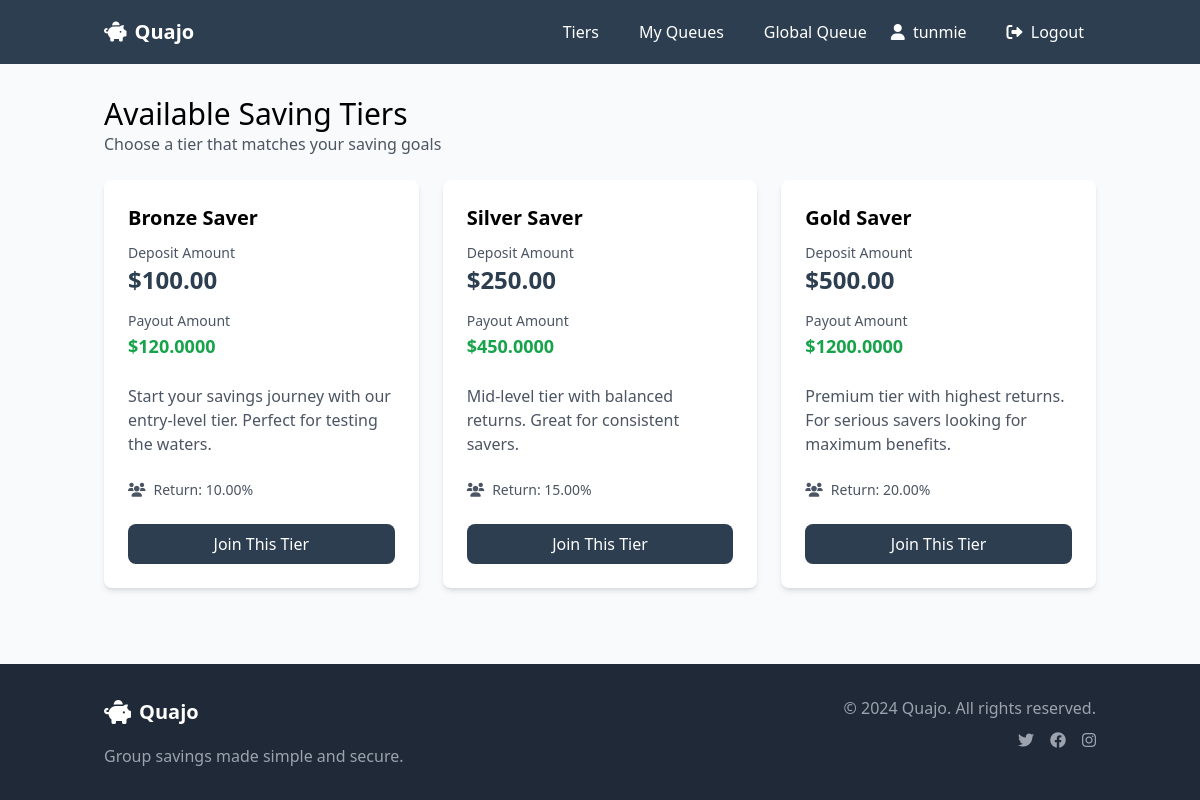
The page /savings/tiers/ (signed in) on the database its author committed.
### savings/models.py (models this page shows, shortened)
class Tier(models.Model):
    name = models.CharField(max_length=100)
    description = models.TextField()
    deposit_amount = models.DecimalField(max_digits=10, decimal_places=2)
    payout_amount = models.DecimalField(max_digits=10, decimal_places=2)
    payout_percentage = models.DecimalField(max_digits=5, decimal_places=2)
    created_at = models.DateTimeField(auto_now_add=True)
    updated_at = models.DateTimeField(auto_now=True)
    @property
    def payout_amount(self):
        return self.deposit_amount * 12 * (self.payout_percentage / 100)

### savings/views.py (the view)
# urls.py: path('tiers/', views.tier_list, name='tier_list'),
@login_required
def tier_list(request):
    tiers = Tier.objects.all()
    return render(request, 'savings/tiers.html', {'tiers': tiers})

### templates/savings/tiers.html
{% extends 'base.html' %}
{% block content %}
<div class="flex flex-wrap justify-between items-center mb-6">
    <div class="w-full">
        <h2 class="text-3xl font-light">Available Saving Tiers</h2>
        <p class="text-gray-600">Choose a tier that matches your saving goals</p>
    </div>
</div>
<div class="grid grid-cols-1 md:grid-cols-2 lg:grid-cols-3 gap-6">
    {% for tier in tiers %}
    <div class="bg-white rounded-lg shadow-md hover:shadow-lg transition-shadow duration-200">
        <div class="p-6">
            <h5 class="text-xl font-semibold mb-2">{{ tier.name }}</h5>
            <div class="space-y-3">
                <div>
                    <span class="text-gray-600 text-sm">Deposit Amount</span>
                    <p class="text-2xl font-bold text-primary">${{ tier.deposit_amount }}</p>
                </div>
                <div>
                    <span class="text-gray-600 text-sm">Payout Amount</span>
                    <p class="text-lg font-semibold text-green-600">${{ tier.payout_amount }}</p>
                </div>
                <p class="text-gray-600 py-3">{{ tier.description }}</p>
                <div class="flex items-center text-sm text-gray-600">
                    <i class="fas fa-users mr-2"></i>
                    Return: {{ tier.payout_percentage }}%
                </div>
            </div>
            <div class="mt-6">
                <a href="{% url 'savings:join_tier' tier.id %}"
                   class="w-full inline-flex justify-center items-center px-4 py-2 bg-primary text-white rounded-lg hover:bg-primary/90 transition-colors duration-200">
                    Join This Tier
                </a>
            </div>
        </div>
    </div>
    {% empty %}
    <div class="col-span-full text-center py-12">
        <i class="fas fa-layer-group text-4xl text-gray-400 mb-3"></i>
        <p class="text-gray-600">No tiers available at the moment</p>
    </div>
    {% endfor %}
</div>
{% endblock %}

### templates/base.html (shortened to what this page needs)
<!DOCTYPE html>
<html lang="en" class="h-full">
<head>
    <script src="https://cdn.tailwindcss.com"></script>
    <link href="https://cdnjs.cloudflare.com/ajax/libs/font-awesome/6.0.0/css/all.min.css" rel="stylesheet">
</head>
<body class="bg-gray-50 flex flex-col min-h-screen">
    <nav class="bg-primary text-white">
        <div class="container mx-auto px-4">
            <div class="flex justify-between items-center py-3">
                <a href="{% url 'dashboard:home' %}" class="text-xl font-bold flex items-center">
                    <i class="fas fa-piggy-bank mr-2"></i> Quajo
                </a>
                <div id="navMenu" class="hidden lg:flex lg:items-center w-full lg:w-auto transition-all duration-200">
                    <ul class="lg:flex space-x-4">
                        <li>
                            <a href="{% url 'savings:tier_list' %}" class="block py-2 px-3 hover:text-gray-300">Tiers</a>
                        </li>
                        <li>
                            <a href="{% url 'savings:my_queues' %}" class="block py-2 px-3 hover:text-gray-300">My Queues</a>
                        </li>
                        <li>
                            <a href="{% url 'savings:global_queue' %}" class="block py-2 px-3 hover:text-gray-300">Global Queue</a>
                        </li>
                    </ul>
                    <ul class="lg:flex lg:ml-auto space-x-4">
                        {% if user.is_authenticated %}
                            <li>
                                <a href="{% url 'profile' %}" class="block py-2 px-3 hover:text-gray-300">
                                    <i class="fas fa-user mr-1"></i> {{ user.username }}
                                </a>
                            </li>
                            <li>
                                <form method="post" action="{% url 'logout' %}" class="inline">
                                    <button type="submit" class="block py-2 px-3 hover:text-gray-300 w-full text-left">
                                        <i class="fas fa-sign-out-alt mr-1"></i> Logout
                                    </button>
                                </form>
                            </li>
                        {% endif %}
                    </ul>
                </div>
            </div>
        </div>
    </nav>
    <main class="container mx-auto px-4 py-8 flex-grow">
        {% block content %}{% endblock %}
    </main>
    <footer class="bg-gray-800 text-white mt-auto">
        <div class="container mx-auto px-4 py-8">
            <div class="grid grid-cols-1 md:grid-cols-2 gap-8">
                <div>
                    <div class="flex items-center mb-4">
                        <i class="fas fa-piggy-bank text-2xl mr-2"></i>
                        <h5 class="text-xl font-bold">Quajo</h5>
                    </div>
                    <p class="text-gray-400">Group savings made simple and secure.</p>
                </div>
                <div class="md:text-right">
                    <div class="space-y-2">
                        <p class="text-gray-400">&copy; 2024 Quajo. All rights reserved.</p>
                        <div class="flex md:justify-end space-x-4">
                            <a href="#" class="text-gray-400 hover:text-white">
                                <i class="fab fa-twitter"></i>
                            </a>
                            <a href="#" class="text-gray-400 hover:text-white">
                                <i class="fab fa-facebook"></i>
                            </a>
                            <a href="#" class="text-gray-400 hover:text-white">
                                <i class="fab fa-instagram"></i>
                            </a>
                        </div>
                    </div>
                </div>
            </div>
        </div>
    </footer>
</body>
</html>

### rows shown on the page
Tier: name "Bronze Saver", deposit_amount "100.00", payout_amount "120.0000", description "Start your savings journey with our entry-level tier. Perfect for testing the waters.", payout_percentage "10.00"
Tier: name "Silver Saver", deposit_amount "250.00", payout_amount "450.0000", description "Mid-level tier with balanced returns. Great for consistent savers.", payout_percentage "15.00"
Tier: name "Gold Saver", deposit_amount "500.00", payout_amount "1200.0000", description "Premium tier with highest returns. For serious savers looking for maximum benefits.", payout_percentage "20.00"

### other values the page prints
{{ user.username }} "tunmie"
